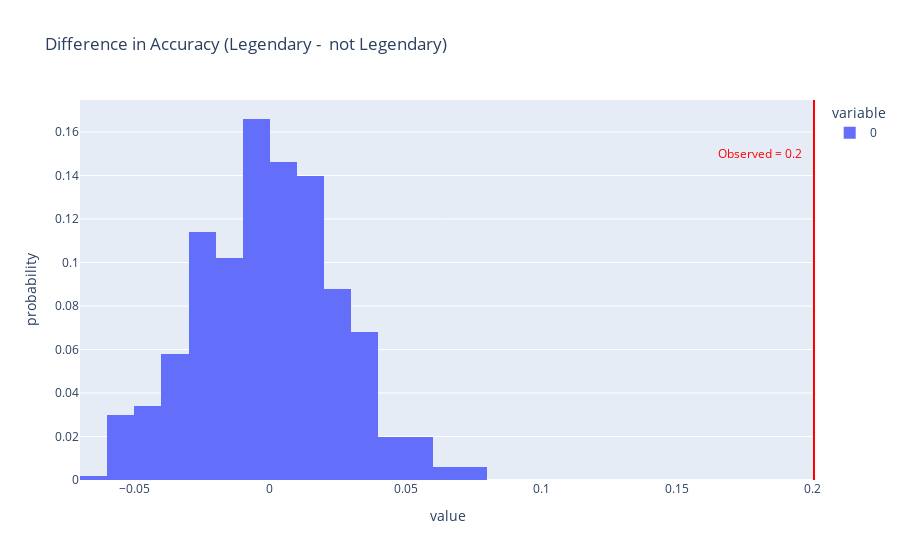

Notebook cell for this chart:
### Markdown cell above
Let's run a permutation test to see if the difference in accuracy is significant.

Null Hypothesis: The classifier's accuracy is the same for both who is legendary and who is not legendary, and any differences are due to chance.

Alternative Hypothesis: The classifier's accuracy is higher for who is not legendary.

Test statistic: Difference in accuracy (True minus False).

Significance level: 0.05

Since the p-value is less than my significance level, I reject the null hypothesis.

### Code cell
obs = results.groupby('Legendary').apply(compute_accuracy).diff().iloc[-1]
diff_in_acc = []
for _ in range(1000):
    s = (
        results[['Legendary', 'pred_result', 'true_result']]
        .assign(Legendary=np.random.permutation(results['Legendary']))
        .groupby('Legendary')
        .apply(compute_accuracy)
        .diff()
        .iloc[-1]
    )
    
    diff_in_acc.append(s)
fig = pd.Series(diff_in_acc).plot(kind='hist', histnorm='probability', nbins=20,
                            title='Difference in Accuracy (Legendary -  not Legendary)')
fig.add_vline(x=obs, line_color='red')
fig.add_annotation(text=f'<span style="color:red">Observed = {round(obs, 2)}</span>',
                   x= -0.02 + obs, showarrow=False, y=0.15)

### Figure 1 — Plotly figure (JSON) as saved in the notebook; plotly's stock layout.template omitted (floating-point values rounded to 4 significant figures; data arrays with more than 128 entries replaced by an {"elided": "..."} marker saying what was removed)
{"data": [{"alignmentgroup": "True", "bingroup": "x", "histnorm": "probability", "hovertemplate": "variable=0<br>value=%{x}<br>probability=%{y}<extra></extra>", "legendgroup": "0", "marker": {"color": "#636efa", "pattern": {"shape": ""}}, "name": "0", "nbinsx": 20, "offsetgroup": "0", "orientation": "v", "showlegend": true, "type": "histogram", "x": {"elided": "500 float values"}, "xaxis": "x", "yaxis": "y"}], "layout": {"annotations": [{"showarrow": false, "text": "<span style=\"color:red\">Observed = 0.2</span>", "x": 0.1806, "y": 0.15}], "barmode": "relative", "legend": {"title": {"text": "variable"}, "tracegroupgap": 0}, "shapes": [{"line": {"color": "red"}, "type": "line", "x0": 0.2006, "x1": 0.2006, "xref": "x", "y0": 0, "y1": 1, "yref": "y domain"}], "title": {"text": "Difference in Accuracy (Legendary -  not Legendary)"}, "xaxis": {"anchor": "y", "domain": [0, 1], "title": {"text": "value"}}, "yaxis": {"anchor": "x", "domain": [0, 1], "title": {"text": "probability"}}}}
